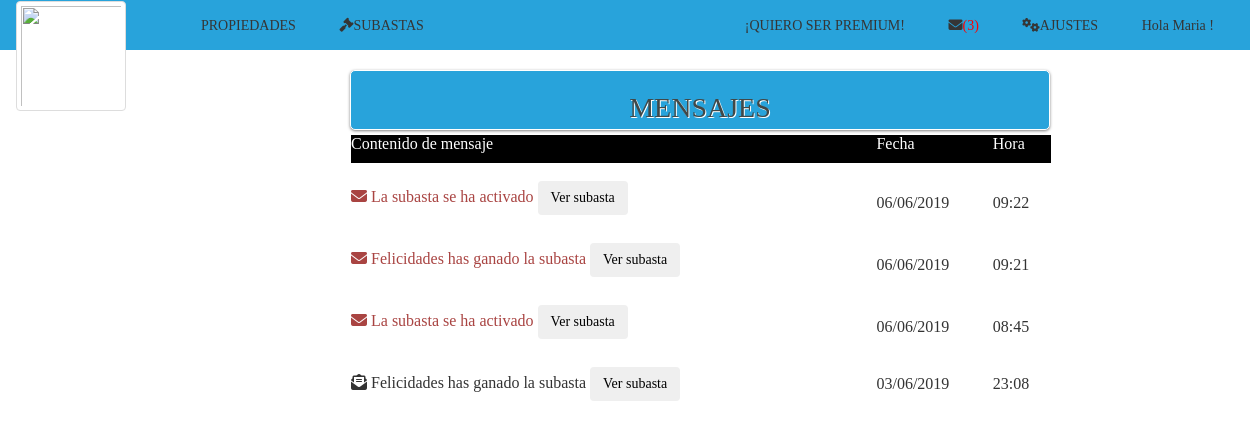
Before: /mensajes.php (signed in) with the older database file.
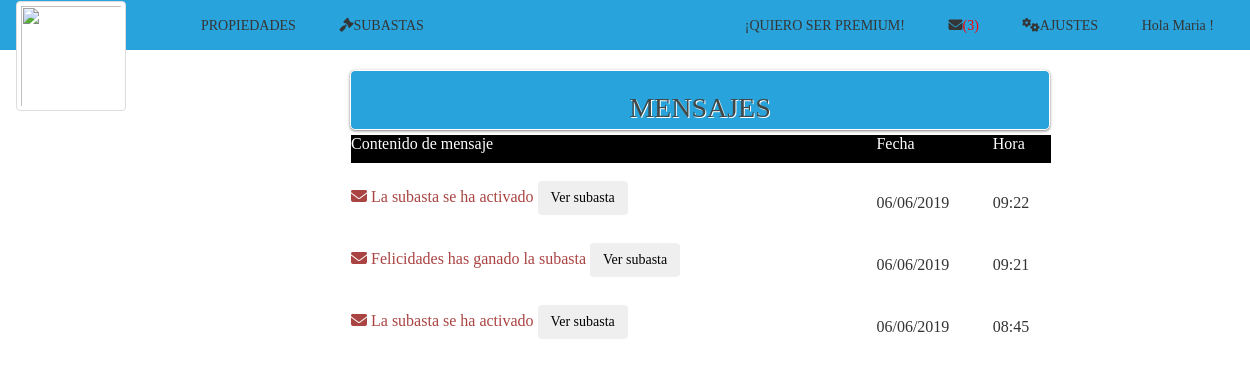
After: the same page with the newer database file.
### tables this page shows
CREATE TABLE `mensaje` (
  `idMensaje` int(11) NOT NULL,
  `idSubasta` int(11) DEFAULT NULL,
  `contenido` varchar(255) NOT NULL,
  `leido` int(11) DEFAULT NULL,
  `fecha` datetime NOT NULL,
  `idDe` int(11) NOT NULL,
  `idPara` int(11) NOT NULL,
  `numero` int(11) NOT NULL
);

### mensajes.php (the view, shortened to what this page needs)
<html>
	<head>
<?php
		include("cabecera.php");
?>
<?php
$con=conectar();
 $id=($_SESSION['id']);
$var_consulta= "SELECT * FROM mensaje WHERE idPara=$id ORDER BY fecha DESC";
   $result = mysqli_query($con, $var_consulta);
   $num=mysqli_num_rows($result);
if ($num==0) {
  echo"<h4>NO HAY MENSAJES</h4>";
 }
else{
?>
	</head>
	<body>
		<div id="wrapper" style="margin-left: 350px;margin-top: 0px;">
			<form name="formulario" class="login-form" style="width:700px;height:60px; background-color:#28a3db;">
				<div class="header" style="padding: 0px;">
					<h1> MENSAJES</h1>
				</div>
					 <table  style="width:700px;background-color:#fff;">
					 	<?php $primero = "Contenido de mensaje";
                              $segundo="Fecha";
                               $tercero="Hora";
                               $color = "#fff";
  ?>
 <tr style="background-color:#000;">
  <td><?php echo "<p><font color='".$color."'>".$primero."</font></p>";  ?> </td>
  <td ><?php echo "<p><font color='".$color."'>".$segundo."</font></p>";  ?></td>
  <td ><?php echo "<p><font color='".$color."'>".$tercero."</font></p>";  ?></td>
 </tr>
                    <?php
                    while ($row = mysqli_fetch_array($result)){
                    	$i="<i class='fas fa-envelope-open-text'></i>";
                           if (is_null($row['leido'])){
                               $i="<p class= text-danger><i class='fas fa-envelope'></i>";
                           }
                       ?>
                         <tr>
                             <td> <br><?php echo "$i $row[contenido]" ;
                             switch ($row['numero']) {
                                  case 1:
                                           echo "<a href='verSubasta.php?sub=".$row['idSubasta']."'> <button type='button' class='btn btn-succes'>Ver subasta</button> </a></br>";
                                            break;
                                  case 2:
                                            echo "<a href='verSubasta.php?sub=".$row['idSubasta']."'> <button type='button' class='btn btn-succes'>Ver subasta</button> </a></br>";
                                           break;
}
                             	?>
                         </td>
                              <td> <br><?php echo "".date('d/m/Y', strtotime($row['fecha'])).""; ?> </td>
                                <td> <br><?php echo "".date('H:i', strtotime($row['fecha'])).""; ?> </td>
                          </tr>
                     <?php
                       }
                    ?>
</table>
			</form>
			<?php } ?>
		</div>
	</body>
</html>

### cabecera.php (shortened to what this page needs)
<!DOCTYPE HTML PUBLIC "-//W3C//DTD HTML 5 Frameset//EN" "http://www.w3.org/TR/html4/frameset.dtd">
<html lang="es">
<head>
  <link rel="stylesheet" href="https://maxcdn.bootstrapcdn.com/bootstrap/3.4.0/css/bootstrap.min.css">
	<link rel="stylesheet" type="text/css" href="css/estilos.css">
</head>
<body>
	<div id="header">
	<?php   $archivop=""; $archivosu=""; $archivoActUsu=""; $archivoTerminadas=""; $premium="";$mensajes=""; $verOpcionesLogeado=false;
             if(isset($_SESSION['estado'])){
      	  		 if($_SESSION['estado']=="logeado"){
                        if($_SESSION['rol']=="1"){
      	           	             $opcion1="<a href'#'><span class'glyphicon-user'></span>Hola Administrador!</a>";
                                  $opcion2="<a href=salir.php><span class='glyphicon glyphicon-log-out'></span>SALIR</a>";
                                  $archivop="propiedadesAdmin.php"; $archivosu="subastasAdmin.php"; $archivoActUsu="subastasActivasAdministrador2.php"; $archivoTerminadas="subastasTerminadasAdministrador2.php";
                                  $verOpcionesLogeado=true;
                                  $mensajes="mensajes.php";
                        }
                      else {
	                             $opcion1="<a href'#'><span class'glyphicon-user'></span>Hola $_SESSION[nombre] !</a>" ;
	                             $archivop="listarPropiedades.php"; $archivosu="subastasUsuario.php"; $archivoActUsu="subastasActivasUsuario4.php"; $archivoTerminadas="subastasTerminadasUsuario.php";
                               $premium="solicitarPremium.php";
                               $mensajes="mensajes.php";
			                         $verOpcionesLogeado=true;
                      }
		            }
	            }
			    else{
                        $opcion1="<a href=ingresar.php><span class='glyphicon glyphicon-log-in'></span> INGRESAR</a>";
                        $opcion2="<a href=registrar.php><span class='glyphicon glyphicon-user'></span> REGISTRARSE</a>";
                    }
            ?>
<nav class="navbar navbar">
  <div class="container-fluid">
    <div class="navbar-header">
      <a class="navbar-brand" href="index.php"><img src="imgs/HSH-Complete.svg" class="img-thumbnail" width="110" height="100" margin-bottom: -60px></a>
    </div>
    <?php
    if($verOpcionesLogeado==true){   ?>
    <ul class="menu" style="float:left">
      <li><a href=<?php echo $archivop; ?>></i>PROPIEDADES</a></li>
      <li><a href=<?php echo "$archivosu"; ?>><i class="fas fa-gavel"></i>SUBASTAS</a>
      </li>
     </ul>
   <?php  }
     ?>
     <ul class="menu" style="float:right">
      <?php
    if($verOpcionesLogeado==true and $_SESSION['tipoU']=="clasico"){                                   ?>
       <?php
           $var_consulta="SELECT idPersona FROM enesperapremium
                     WHERE idPersona='".$_SESSION['id']."'";
           $var_resultado = mysqli_query(mysqli_connect('localhost','root','','grupo6'),$var_consulta);
           $num=mysqli_num_rows($var_resultado);
           if ($num==0){?>
                 <li><a href=<?php echo $premium; ?>>¡QUIERO SER PREMIUM!</a></li>
           <?php }
           else{ ?>
                <li><a href=#>SOLICITUD ENVIADA</a></li>
      <?php  }
    }
     ?>
     <?php
    if($verOpcionesLogeado==true){
      $sql = "SELECT * FROM mensaje WHERE idPara='".$_SESSION['id']."' and leido IS NULL";
      $res = mysqli_query(mysqli_connect('localhost','root','','grupo6'),$sql);
      $tot = mysqli_num_rows($res);
                                      ?>
       <li><a href=<?php echo $mensajes; ?>><i class="fas fa-envelope"></i><?php
       $numero="($tot)";
       $color = "*FF0000";
      echo "<font color='".$color."'>".$numero."</font>";
       ?></a></li>
      <?php  }
      if($verOpcionesLogeado==true){
        if ($_SESSION['rol']!="1"){?>
            <li><a href=# ><i class="fas fa-cogs"></i>AJUSTES</a>
            </li>
            <?php
             }
        ?>
       <li><?php echo"$opcion1"; ?>
       </li>
<?php
      }
     ?>
  </div>
</nav>
</div>
</body>
</html>

### css/estilos.css (style rules this page uses)
body { background-color:#ffffff ; font-family:'Bree Serif', serif; }
.navbar>.container-fluid .navbar-brand { margin-top: -15px }
#header { background-color: #28a3db; }
.login-form { width: 410px; margin: auto; position: relative; background: #f3f3f3; border: 1px solid #fff; border-radius: 5px; box-shadow: 0 1px 3px rgba(0,0,0,0.5); -moz-box-shadow: 0 1px 3px rgba(0,0,0,0.5); -webkit-box-shadow: 0 1px 3px rgba(0,0,0,0.5); }
#wrapper { width: 410px; height: 400px; margin: 70px auto; }
#wrapper h1 { text-align: center; }
.login-form .header { padding: 10px 30px 30px 30px; }
.login-form .header h1 { font-family: 'Bree Serif', serif; font-weight: 300; font-size: 28px; line-height:34px; color: #414848; text-shadow: 1px 1px 0 rgba(256,256,256,1.0); margin-bottom: 10px; }
.login-form a { color: black; }
.menu > li { margin-bottom: -25px; margin-top: 0px; position: relative; display: inline-block; }
.menu > li > a { display: block; padding: 15px 20px; color: #353535; font-family: 'Bree Serif', serif; text-decoration: none; }

Changed rows visible on the page:
removed mensaje: contenido "Felicidades has ganado la subasta", fecha "03/06/2019", fecha "23:08"
